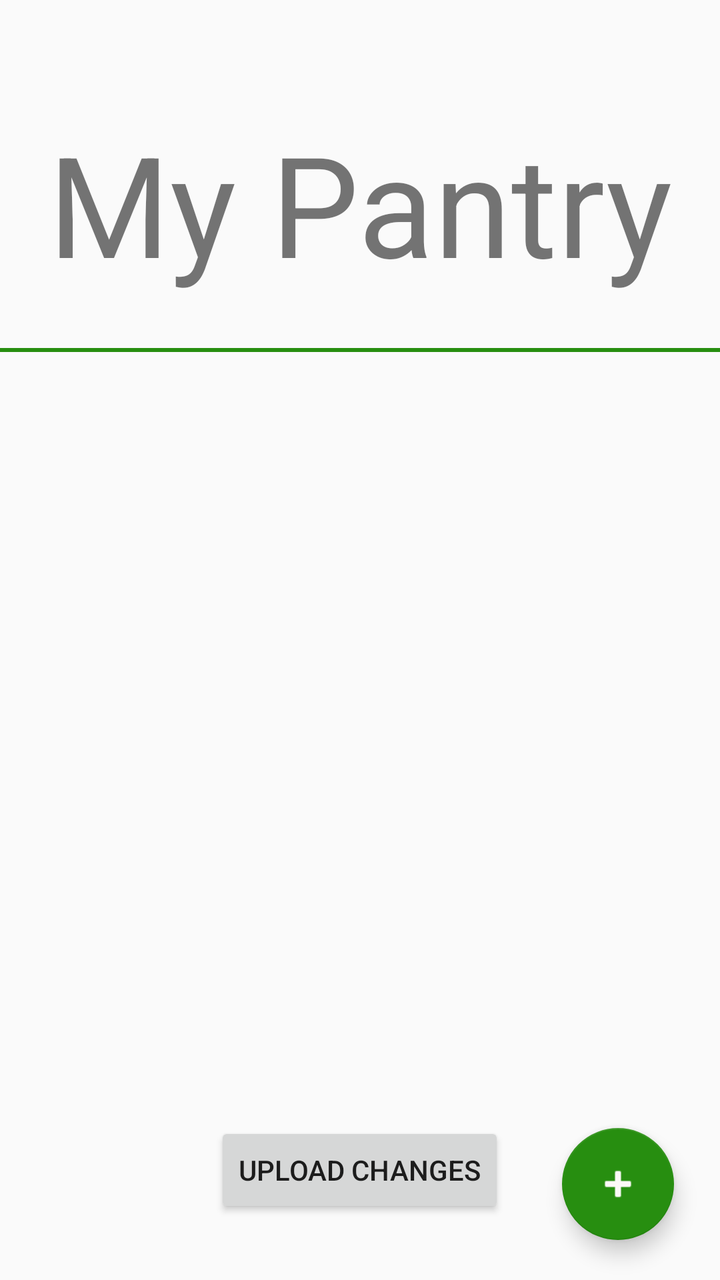
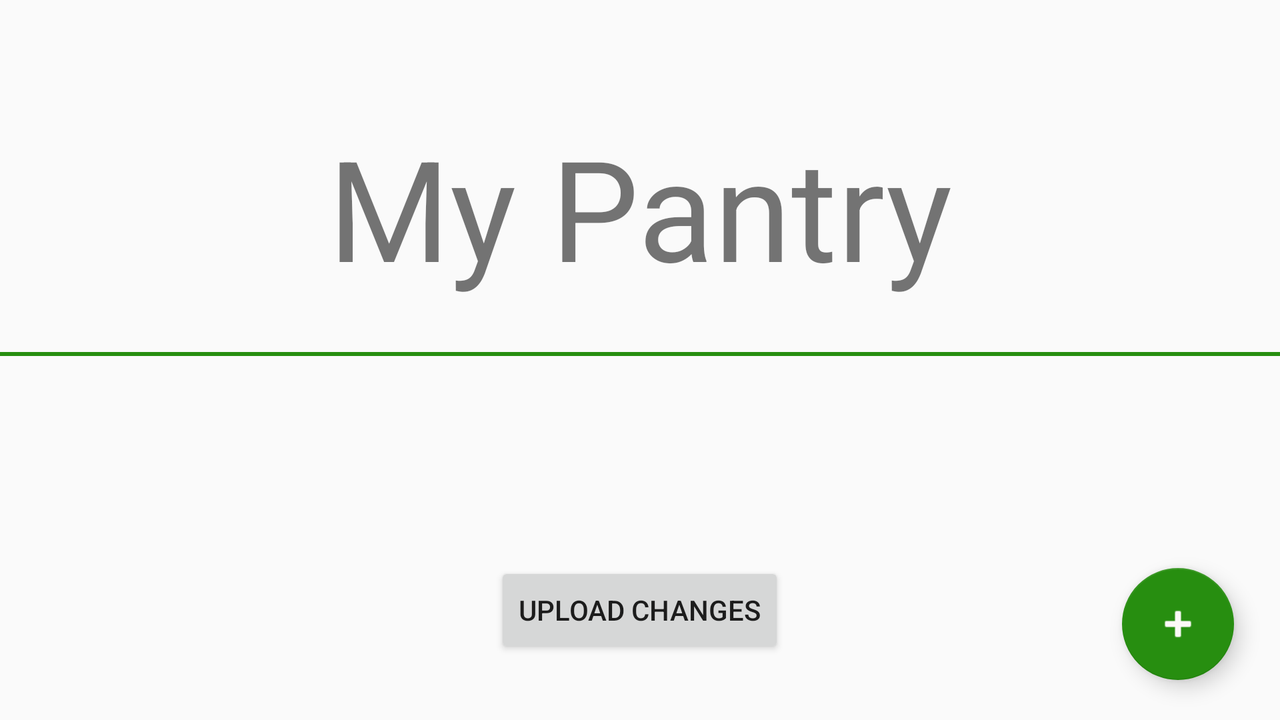

Compare how this app lays out the same screen by default and in its alternative resource folder. The renders come first, then the two layout files and the values they reference.
<!-- AndroidManifest.xml: application theme AppTheme -->
<!-- res/layout/content_pantry_nav.xml -->
<?xml version="1.0" encoding="utf-8"?>
<RelativeLayout xmlns:android="http://schemas.android.com/apk/res/android"
    xmlns:app="http://schemas.android.com/apk/res-auto"
    xmlns:tools="http://schemas.android.com/tools"
    android:layout_width="match_parent"
    android:layout_height="match_parent"
    tools:context="com.unown.finalunown.PantryNavActivity">


    <ListView
        android:id="@+id/listPantryNav"
        android:layout_width="fill_parent"
        android:layout_height="400dp"
        android:layout_alignParentStart="true"
        android:layout_below="@+id/view3"
        android:layout_marginTop="48dp"
        android:drawSelectorOnTop="false" />

    <TextView
        android:id="@+id/title"
        android:layout_width="wrap_content"
        android:layout_height="wrap_content"
        android:layout_alignParentTop="true"
        android:layout_centerHorizontal="true"
        android:layout_marginTop="55dp"
        android:text="My Pantry"
        android:textSize="70dp" />

    <View
        android:id="@+id/view3"
        android:layout_width="fill_parent"
        android:layout_height="2dp"
        android:layout_alignParentStart="true"
        android:layout_below="@+id/title"
        android:layout_marginTop="26dp"
        android:background="@color/colorAccent" />

    <android.support.design.widget.FloatingActionButton
        android:id="@+id/addItem"
        android:layout_width="wrap_content"
        android:layout_height="wrap_content"
        android:layout_alignParentBottom="true"
        android:layout_alignParentEnd="true"
        android:layout_marginBottom="20dp"
        android:layout_marginEnd="23dp"
        android:clickable="true"
        android:focusable="true"
        android:onClick="addItemToPantry"
        android:tint="@color/colorPrimaryDark"
        app:rippleColor="@color/colorAccent"
        app:srcCompat="@android:drawable/ic_input_add"/>

    <Button
        android:id="@+id/uploadButton"
        android:layout_width="wrap_content"
        android:layout_height="wrap_content"
        android:layout_alignBottom="@+id/addItem"
        android:layout_centerHorizontal="true"
        android:layout_marginBottom="11dp"
        android:text="Upload changes" />

</RelativeLayout>
<!-- resources referenced by this layout -->
<resources>
  <color name="colorAccent">#278e10</color>
  <color name="colorPrimaryDark">#fcfaf8</color>
  <style name="AppTheme" parent="Theme.AppCompat.Light.NoActionBar">
          
          <item name="colorPrimary">@color/colorPrimary</item>
          <item name="colorPrimaryDark">@color/colorPrimaryDark</item>
          <item name="colorAccent">@color/colorAccent</item>
      </style>
  <color name="colorPrimary">#607D8B</color>
</resources>
<!-- res/layout-land/content_pantry_nav.xml (the author's variant of the layout above) -->
<!-- drawn on the phone turned sideways -->
<?xml version="1.0" encoding="utf-8"?>
<RelativeLayout xmlns:android="http://schemas.android.com/apk/res/android"
    xmlns:app="http://schemas.android.com/apk/res-auto"
    xmlns:tools="http://schemas.android.com/tools"
    android:layout_width="match_parent"
    android:layout_height="match_parent"
    tools:context="com.unown.finalunown.PantryNavActivity">


    <ListView
        android:id="@+id/listPantryNav"
        android:layout_width="fill_parent"
        android:layout_height="400dp"
        android:layout_below="@+id/view3"
        android:layout_above="@+id/uploadButton"
        android:layout_alignParentStart="true"
        android:drawSelectorOnTop="false" />

    <TextView
        android:id="@+id/title"
        android:layout_width="wrap_content"
        android:layout_height="wrap_content"
        android:layout_alignParentTop="true"
        android:layout_centerHorizontal="true"
        android:layout_marginTop="57dp"
        android:text="My Pantry"
        android:textSize="70dp" />

    <View
        android:id="@+id/view3"
        android:layout_width="fill_parent"
        android:layout_height="2dp"
        android:layout_alignParentStart="true"
        android:layout_below="@+id/title"
        android:layout_marginTop="26dp"
        android:background="@color/colorAccent" />

    <android.support.design.widget.FloatingActionButton
        android:id="@+id/addItem"
        android:layout_width="wrap_content"
        android:layout_height="wrap_content"
        android:layout_alignParentBottom="true"
        android:layout_alignParentEnd="true"
        android:layout_marginBottom="20dp"
        android:layout_marginEnd="23dp"
        android:clickable="true"
        android:focusable="true"
        android:onClick="addItemToPantry"
        android:tint="@color/colorPrimaryDark"
        app:rippleColor="@color/colorAccent"
        app:srcCompat="@android:drawable/ic_input_add"/>

    <Button
        android:id="@+id/uploadButton"
        android:layout_width="wrap_content"
        android:layout_height="wrap_content"
        android:layout_alignBottom="@+id/addItem"
        android:layout_centerHorizontal="true"
        android:layout_marginBottom="11dp"
        android:text="Upload changes" />

</RelativeLayout>
